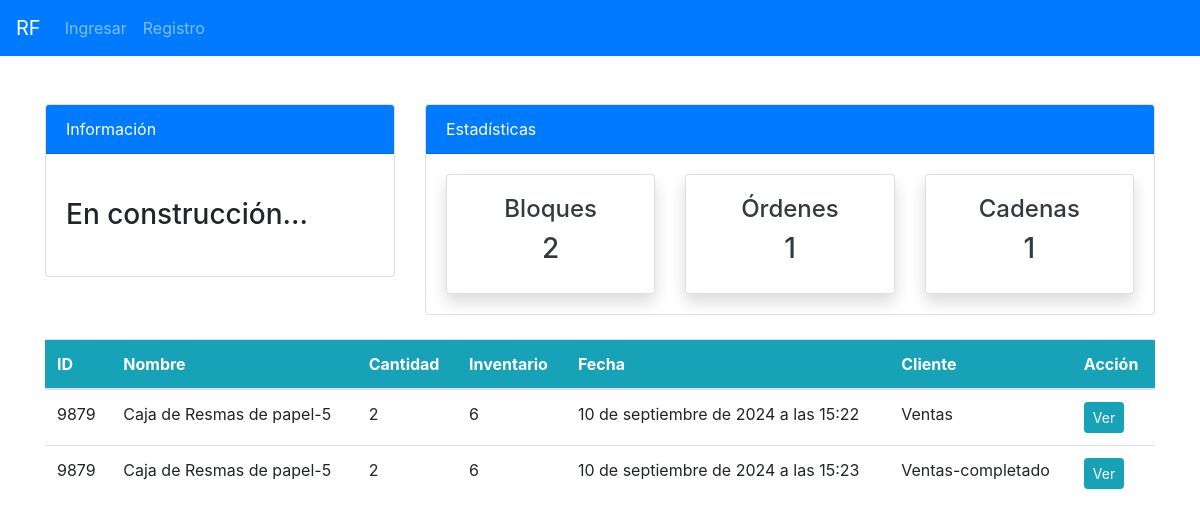
The page /blockchain/consulta/ on the database as committed earlier.
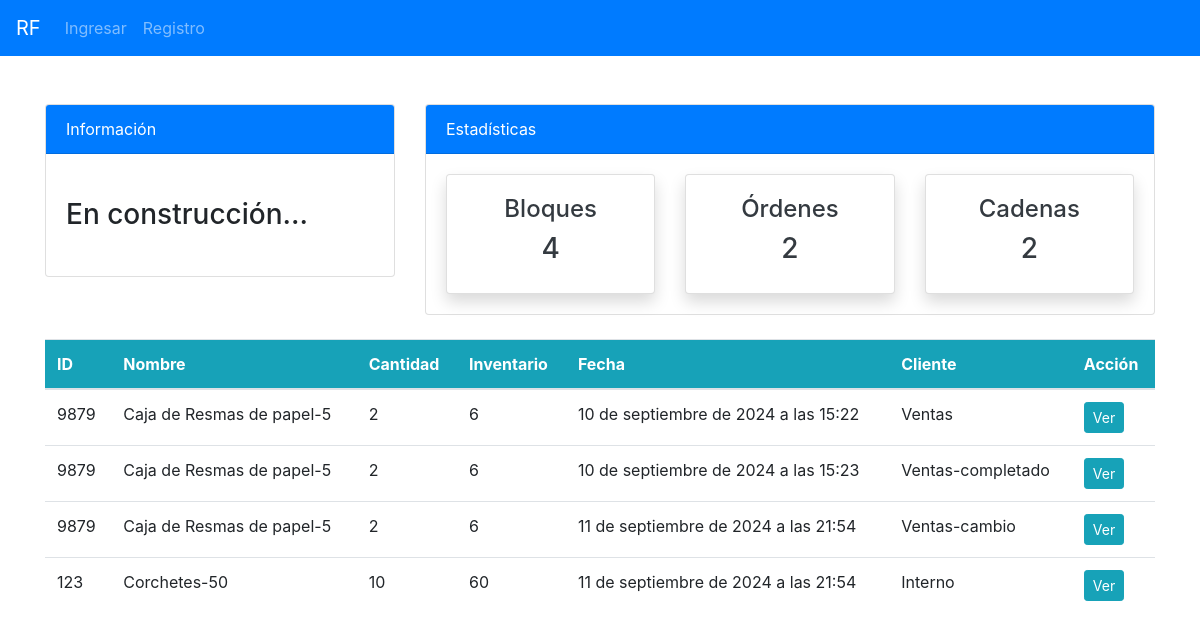
The same page on the database as committed later.
### blockchain/models.py (models this page shows, shortened)
class Block(models.Model):
    cadena = models.ForeignKey(Cadena, on_delete=models.CASCADE, related_name='bloques', null=True, blank=True)
    orden_id  = models.CharField(max_length=100)
    nombre = models.ForeignKey(Product, on_delete=models.CASCADE)
    cantidad = models.IntegerField()
    stock = models.IntegerField()
    fecha = models.DateTimeField(default=timezone.now)  # Se añade automáticamente la fecha y hora actuales
    cliente = models.CharField(max_length=255) #se añade cliente que pide orden
    hash = models.CharField(max_length=64)
    prev_hash = models.CharField(max_length=64)
    timestamp = models.DateTimeField(auto_now_add=True)
    completado = models.BooleanField(default=False)

### api/models.py (models this page shows, shortened)
class Product(models.Model):
    CATEGORY = (
    ('Stationary', 'Papelería'),
    ('Electronics', 'Electrónica'),
    ('Food', 'Alimentos'),
)
    name = models.CharField(max_length=100, null=True)
    quantity = models.PositiveIntegerField(null=True)
    category = models.CharField(max_length=50, choices=CATEGORY, null=True)
    def __str__(self):
        return f'{self.name}-{self.quantity}'

### blockchain/views.py (the view)
# urls.py: path('consulta/', views.consulta, name='blockchain-consulta'),
def consulta(request):
    block_count = Block.objects.all().count()
    cadena_count = Cadena.objects.all().count()
    all_ids = Block.objects.values_list('orden_id', flat=True).distinct()
    blocks = Block.objects.all()
    context = {
        'all_ids': all_ids,
        'blocks': blocks,
        'block_count':block_count,
        'cadena_count':cadena_count,
    }
    return render(request, 'blockchain/consulta.html', context)

### templates/blockchain/consulta.html (shortened to what this page needs)
{% extends 'partials/base.html' %}
{% block content %}
{% include 'blockchain/top_nav_block.html' %}
    <div class="container mt-4">
            <div class="block-container">
                {% if blocks %}
                    <table class="table bg-white">
                        <thead class="bg-info text-white">
                            <tr>
                                <th>ID</th>
                                <th>Nombre</th>
                                <th>Cantidad</th>
                                <th>Inventario</th>
                                <th>Fecha</th>
                                <th>Cliente</th>
                                <th>Acción</th>
                            </tr>
                        </thead>
                        <tbody>
                            {% for block in blocks %}
                                <tr>
                                    <td>{{ block.orden_id }}</td>
                                    <td>{{ block.nombre }}</td>
                                    <td>{{ block.cantidad }}</td>
                                    <td>{{ block.stock }}</td>
                                    <td>{{ block.fecha }}</td>
                                    <td>{{ block.cliente }}</td>
                                    <td>
                                        <a class="btn btn-info btn-sm mr-2" href="{% url 'blockchain-detalle' block.pk %}">Ver</a></td>
                                </tr>
                            {% endfor %}
                        </tbody>
                    </table>
                {% else %}
                    <p>No hay bloques creados todavía</p>
                {% endif %}
            </div>
            </div>
{% endblock%}

### templates/partials/base.html (shortened to what this page needs)
<!doctype html>
<html lang="es">
  <head>
    <link rel="stylesheet" href="https://cdn.jsdelivr.net/npm/bootstrap@4.6.2/dist/css/bootstrap.min.css">
    {% load static %}
    <link rel="stylesheet" href="{% static "style.css" %}">
  </head>
  <body>
    {% include 'partials/nav.html' %}
    {% block content %}
    {% endblock %}
  </body>
</html>

### templates/partials/nav.html (shortened to what this page needs)
<!DOCTYPE html>
<html lang="es">
<head>
    <link rel="stylesheet" href="https://stackpath.bootstrapcdn.com/bootstrap/4.5.2/css/bootstrap.min.css">
</head>
<body>
  {% load crispy_forms_tags %}
<nav class="navbar navbar-expand-lg navbar-dark bg-primary pl-3">
  <a class="navbar-brand" href="{% url "api-index" %}">RF</a>
  {% if user.is_authenticated %}
  <ul class="navbar-nav mr-0">
    <li class="nav-item">
      <a class="nav-link" href={% url "user-perfil" %}>Perfil {{ user.username }} </a>
    </li>
    <li class="nav-item">
      <a class="nav-link" href={% url "api-index" %}>Consola</a>
    </li>
    <li class="nav-item">
        {% if  user.is_authenticated and user.is_staff and user.is_superuser%}
        <a class="nav-link" href={% url "blockchain-dashboard" %}>Blockchain</a>
        {% endif %}
      </li>
      <li class="nav-item">
          <form method="post" action="{% url 'user-logout' %}">
          {% csrf_token %}
          <button type="submit" class="btn btn-primary">Salir</button></form>
        </a>
    </li>
  </ul>
    {% else %}
    <div class="collapse navbar-collapse" id="navbarSupportedContent">
      <ul class="navbar-nav ">
        <li class="nav-item">
          <a class="nav-link" href="{% url 'user-login' %}">Ingresar</a>
        </li>
        <li class="nav-item">
          <a class="nav-link" href="{% url 'user-register' %}">Registro</a>
        </li>
      </ul>
    {% endif %}
  </div>
</nav>
</body>

### templates/blockchain/top_nav_block.html (shortened to what this page needs)
<div class="container mt-4">
    <div class="row">
        <div class="col-md-4 mt-4">
            <div class="card">
                <div class="card-header bg-primary text-white">
                    Información
                </div>
                <div class="card-body">
                    <marquee behavior="" direction="">
                        <h3 class="my-4">En construcción...</h3>
                    </marquee>
                </div>
            </div>
        </div>
        <div class="col-md-8 mt-4">
            <div class="card">
                <div class="card-header bg-primary text-white">
                    Estadísticas
                </div>
                        <div class="card-body">
                            <div class="row">
                                <div class="col-md-4">
                                    <a class="text-decoration-none text-dark" href="{% url "blockchain-consulta" %}">
                                        <div class="card my-card shadow">
                                            <div class="card-body text-center">
                                                <h4>Bloques </h4>
                                                <h3> {{ block_count }} </h3>
                                            </div>
                                        </div>
                                    </a>
                                </div>
                                <div class="col-md-4">
                                    <a class="text-decoration-none text-dark" href="{% url "blockchain-orden" %}">
                                        <div class="card my-card shadow">
                                            <div class="card-body text-center">
                                                <h4>Órdenes </h4>
                                                <h3> {{ cadena_count }}  </h3>
                                            </div>
                                        </div>
                                    </a>
                                </div>
                                <div class="col-md-4">
                                    <a class="text-decoration-none text-dark" href="{% url "blockchain-bloques" %}">
                                        <div class="card my-card shadow">
                                            <div class="card-body text-center">
                                                <h4>Cadenas </h4>
                                                <h3>{{ cadena_count }} </h3>
                                            </div>
                                        </div>
                                    </a>
                                </div>
                            </div>
                        </div>
                    </div>
                </div>
            </div>
        </div>

### static/style.css (style rules this page uses)
body { background: rgb(255,255,255); }

Rows that differ between the two databases and show on the page:
added Block: orden_id "9879", nombre "Caja de Resmas de papel-5", cantidad "2", stock "6", fecha "11 de septiembre de 2024 a las 21:54", cliente "Ventas-cambio"
added Block: orden_id "123", nombre "Corchetes-50", cantidad "10", stock "60", fecha "11 de septiembre de 2024 a las 21:54", cliente "Interno"
Other text that changed with them:
{{ block_count }}: "2" → "4"
{{ cadena_count }}: "1" → "2"
